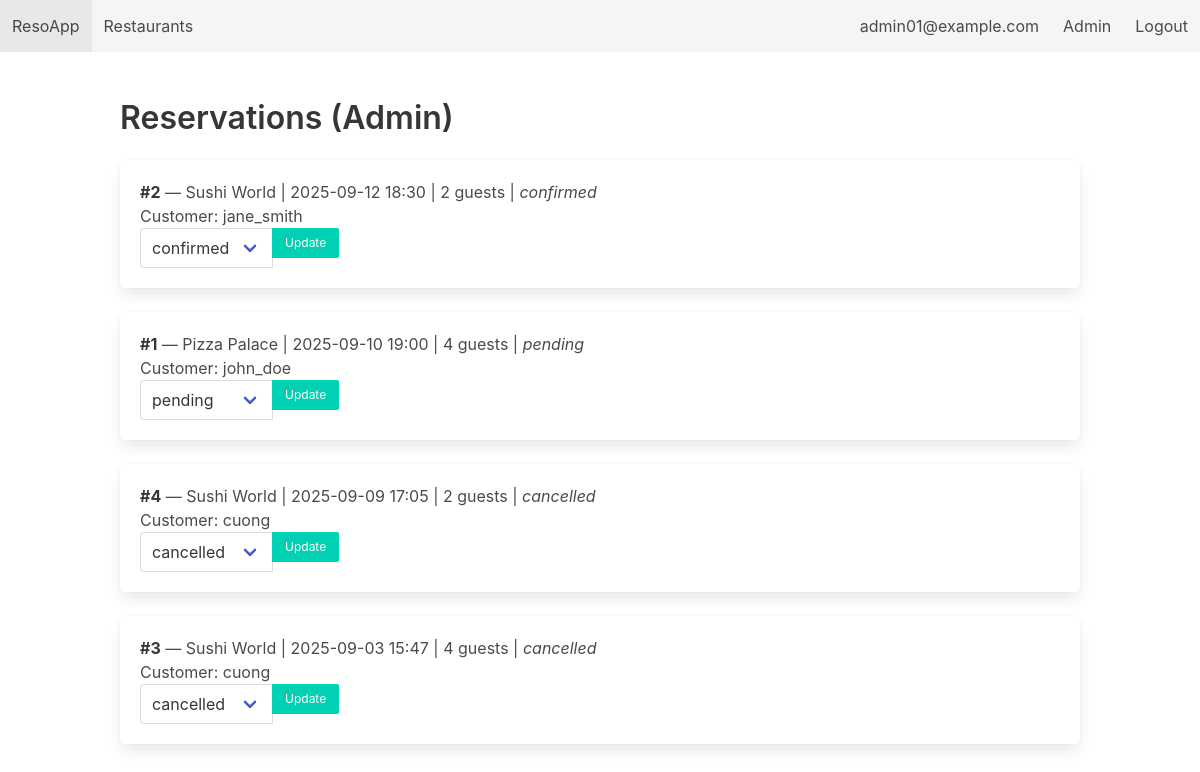
The app's page /admin/reservations (signed in) with its own data.
### tables this page shows
CREATE TABLE Reservations (
        reservation_id  INTEGER PRIMARY KEY AUTOINCREMENT,
        customer_id     INTEGER NOT NULL,
        restaurant_id   INTEGER NOT NULL,
        table_id        INTEGER,
        reservation_date DATE NOT NULL,
        reservation_time TEXT NOT NULL,
        guests          INTEGER NOT NULL CHECK (guests > 0),
        status          TEXT CHECK (status IN ('pending', 'confirmed', 'rejected', 'completed', 'cancelled')) DEFAULT 'pending',
        created_at      DATE DEFAULT (DATE('now')),
        FOREIGN KEY (customer_id) REFERENCES Customers(customer_id) ON DELETE CASCADE,
        FOREIGN KEY (restaurant_id) REFERENCES Restaurants(restaurant_id) ON DELETE CASCADE,
        FOREIGN KEY (table_id) REFERENCES Tables(table_id) ON DELETE SET NULL
    );

CREATE TABLE Restaurants (
        restaurant_id INTEGER PRIMARY KEY AUTOINCREMENT,
        name          TEXT NOT NULL,
        location      TEXT NOT NULL,
        cuisine       TEXT,
        rating        REAL CHECK (rating >= 0 AND rating <= 5),
        description   TEXT,
        created_at    DATE DEFAULT (DATE('now'))
    );

CREATE TABLE Customers (
        customer_id   INTEGER PRIMARY KEY AUTOINCREMENT,
        username      TEXT UNIQUE NOT NULL,
        password_hash TEXT NOT NULL,
        full_name     TEXT,
        email         TEXT UNIQUE NOT NULL,
        phone         TEXT,
        created_at    DATE DEFAULT (DATE('now'))
    );

### app.py (the view)
@app.route('/admin/reservations')
@login_required(role='admin')
def admin_reservations():
    db = get_db()
    rows = db.execute("""
        SELECT r.*, c.username, rest.name as restaurant_name, t.table_number
        FROM Reservations r
        JOIN Customers c ON r.customer_id = c.customer_id
        JOIN Restaurants rest ON r.restaurant_id = rest.restaurant_id
        LEFT JOIN Tables t ON r.table_id = t.table_id
        ORDER BY r.reservation_date DESC, r.reservation_time DESC
    """).fetchall()
    return render_template('admin_reservations.html', reservations=rows)

### app.py (called while the page is built)
def get_db():
    if 'db' not in g:
        g.db = sqlite3.connect(DB_PATH, detect_types=sqlite3.PARSE_DECLTYPES)
        g.db.row_factory = sqlite3.Row
        g.db.execute("PRAGMA foreign_keys = ON;")
    return g.db

def login_required(role=None):
    def decorator(f):
        @wraps(f)
        def wrapper(*args, **kwargs):
            if 'user' not in session:
                flash("Please log in first.", "warning")
                return redirect(url_for('login'))
            if role == 'admin' and session.get('role') != 'admin':
                flash("Admin area. Access denied.", "danger")
                return redirect(url_for('index'))
            return f(*args, **kwargs)
        return wrapper
    return decorator

### templates/admin_reservations.html (shortened to what this page needs)
{% extends "base.html" %}
{% block content %}
<h2 class="title">Reservations (Admin)</h2>
{% for r in reservations %}
  <div class="box">
    <p><strong>#{{ r['reservation_id'] }}</strong> — {{ r['restaurant_name'] }} | {{ r['reservation_date'] }} {{ r['reservation_time'] }} | {{ r['guests'] }} guests | <em>{{ r['status'] }}</em></p>
    <p>Customer: {{ r['username'] }}</p>
    <form method="post" action="{{ url_for('admin_update_reservation', res_id=r['reservation_id']) }}">
      <div class="field has-addons">
        <div class="control">
          <div class="select">
            <select name="status">
              <option value="pending" {% if r['status']=='pending' %}selected{% endif %}>pending</option>
              <option value="confirmed" {% if r['status']=='confirmed' %}selected{% endif %}>confirmed</option>
              <option value="cancelled" {% if r['status']=='cancelled' %}selected{% endif %}>cancelled</option>
            </select>
          </div>
        </div>
        <div class="control"><button class="button is-small is-primary">Update</button></div>
      </div>
    </form>
  </div>
{% else %}
  <p>No reservations.</p>
{% endfor %}
{% endblock %}

### templates/base.html (shortened to what this page needs)
<!DOCTYPE html>
<html>
  <head>
    <link
      rel="stylesheet"
      href="https://cdn.jsdelivr.net/npm/bulma@0.9.4/css/bulma.min.css"
    />
  </head>
  <body>
    <nav class="navbar is-light">
      <div class="navbar-brand">
        <a class="navbar-item" href="{{ url_for('index') }}">ResoApp</a>
      </div>
      <div class="navbar-menu">
        <div class="navbar-start">
          <a class="navbar-item" href="{{ url_for('restaurants') }}"
            >Restaurants</a
          >
        </div>
        <div class="navbar-end">
          {% if session.get('user') %}
          <a class="navbar-item" href="{{ url_for('profile') }}"
            >{{ session.get('name') }}</a
          >
          {% if session.get('role') == 'customer' %} {# Chỉ hiển thị liên kết
          này cho Customer #}
          <a class="navbar-item" href="{{ url_for('bookings') }}"
            >My Bookings</a
          >
          {% elif session.get('role') == 'admin' %}
          <a class="navbar-item" href="{{ url_for('admin_dashboard') }}"
            >Admin</a
          >
          {% endif %}
          <a class="navbar-item" href="{{ url_for('logout') }}">Logout</a>
          {% else %}
          <a class="navbar-item" href="{{ url_for('login') }}">Login</a>
          <a class="navbar-item" href="{{ url_for('register') }}">Register</a>
          {% endif %}
        </div>
      </div>
    </nav>
    <section class="section">
      <div class="container">
         {% block content %}{% endblock %}
      </div>
    </section>
  </body>
</html>

### records on screen
Reservations: reservation_id "2", restaurant_name "Sushi World", reservation_date "2025-09-12", reservation_time "18:30", guests "2", status "confirmed", username "jane_smith"
Reservations: reservation_id "1", restaurant_name "Pizza Palace", reservation_date "2025-09-10", reservation_time "19:00", guests "4", status "pending", username "john_doe"
Reservations: reservation_id "4", restaurant_name "Sushi World", reservation_date "2025-09-09", reservation_time "17:05", guests "2", status "cancelled", username "cuong"
Reservations: reservation_id "3", restaurant_name "Sushi World", reservation_date "2025-09-03", reservation_time "15:47", guests "4", status "cancelled", username "cuong"

### other values on screen
{{ session.get('name') }} "admin01@example.com"
